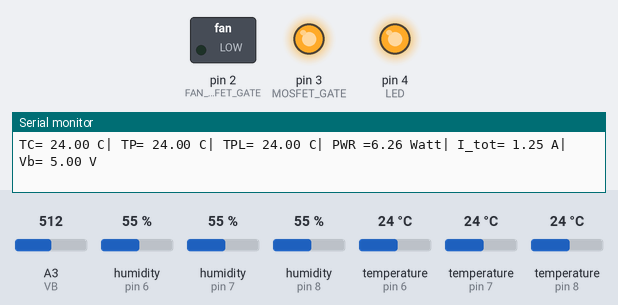
Simulated run of this sketch. Board: Arduino Uno, built with avr-gcc and run on an emulated ATmega328P. Shown: switched loads named in the sketch (green lamp = pin HIGH), output pins drawn as LEDs (lit = HIGH), the last lines printed to the serial monitor. Dashed ring = blinking. Inputs (shaded band) come from the test bench; at power-on: temperature (sensors on pin 6, pin 7, pin 8) 24 °C, A3 (VB) = 512, humidity (sensors on pin 6, pin 7, pin 8) 55 %.

Above: at 1.8 s.
1.9 s: temperature (sensor on pin 6) set to 34 °C
3.4 s: temperature (sensor on pin 6) set to 37 °C
At 6.5 s:
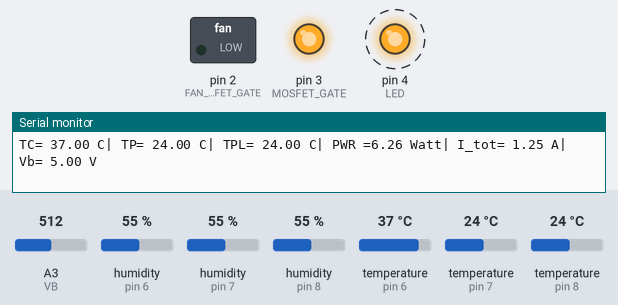
9.5 s: temperature (sensor on pin 7) set to 36 °C
13.2 s: temperature (sensor on pin 7) set to 39 °C
At 16.5 s:
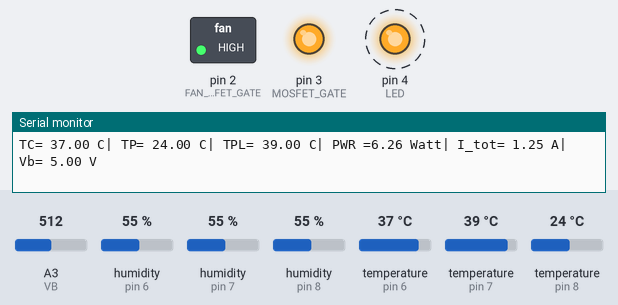
Timing chart, 0 to 19.3 s (numbered marks = the images above; inputs shaded):
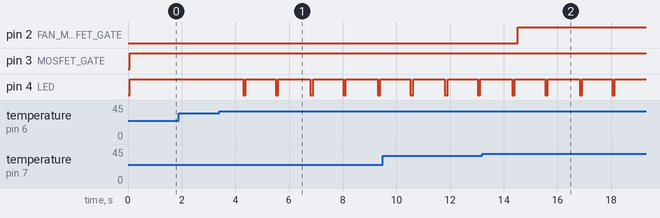

Measured:
- the behaviour switches between 35 and 36 °C on temperature (sensor on pin 6) (found by bisection; images 0 and 1)
- the behaviour switches between 37 and 38 °C on temperature (sensor on pin 7) (found by bisection; images 1 and 2)
- after the input at 3.4 s, pin 4 (LED): alternates HIGH for 1.2 s and LOW for 0.10 s, starting after 0.89 s
- after the input at 13.2 s, pin 2 (FAN_MOSFET_GATE): LOW → HIGH after 1.3 s

The sketch:

Control_Code.ino
```cpp
/**************************************************************
 * Project: Battery-Powered Plant Chamber Thermal Managment
 * Team   :
            Ereny Gerges   - 2300036
            Haneen Riad    - 2300971
            Maha sherif    - 2301157
            Youssef Yasser - 2300666

 * Course : MEP3112 - Heat Transfer
 * Date   : 16/6/2026

 * Description:
   This program monitors temperatures using three DHT11 sensors,
   controls a power resistor through a MOSFET, monitors battery
   voltage and current draw, drives a cooling fan when temperatures become high,
   and provides visual status indication using an LED.

 * Features:
  - Three-point temperature monitoring
  - Battery voltage monitoring
  - Automatic cooling fan control
  - Low-voltage protection
  - Sensor fault protection
  - Status LED indication
 *************************************************************/

//Defining DHT11 sensors pins, accuracy = +- 2 deg celcius
#include <DHT.h>
#define DHT_CONTROL_PIN 6
#define DHT_POWER_PIN   8
#define DHT_PLANT_PIN   7

#define DHTTYPE DHT11
DHT dhtControl(DHT_CONTROL_PIN, DHTTYPE);
DHT dhtPower(DHT_POWER_PIN, DHTTYPE);
DHT dhtPlant(DHT_PLANT_PIN, DHTTYPE);

//Defining other components pins
#define LED 4
#define MOSFET_GATE 3
#define VB A3
#define FAN_MOSFET_GATE 2

//Resistors values [power resistors, voltage divider] in ohms
#define R_PWR 4
#define R_DIV 2000

//resistors MOSFET duty cycle [100% = 255]
#define RES_PWM 255
int PWM = RES_PWM;

void setup()
{
  pinMode(LED, OUTPUT);
  pinMode(MOSFET_GATE, OUTPUT);
  pinMode(FAN_MOSFET_GATE, OUTPUT);
  digitalWrite(FAN_MOSFET_GATE,  LOW); // Fan OFF initially

  dhtControl.begin();
  dhtPower.begin();
  dhtPlant.begin();

  Serial.begin(9600);
}

void loop()
{

  //Temperatures readings in celcius
float TC  = dhtControl.readTemperature();
float TP  = dhtPower.readTemperature();
float TPL = dhtPlant.readTemperature();

  //Checking if one of the sensors misses readings
if (isnan(TP) || isnan(TC) || isnan(TPL))
{
    PWM = 0;
    digitalWrite(LED,LOW);
    digitalWrite(FAN_MOSFET_GATE, HIGH);
    Serial.println("DHT read error!");
    delay(1000);
    return;
}
else{
  PWM = RES_PWM;
}

  //Battery terminal voltage divider
  float adc = analogRead(VB);
  float vb = adc * (5.0 / 1023.0) * 2.0;

  // calculating total current draw
  float I_divider = vb / R_DIV;
  float I_pwr = vb / R_PWR;
  float current = I_divider + I_pwr;

  //LED stops when PWM is cut
  if (PWM == 0)
  {
  digitalWrite(LED, LOW);
  }

  //Fast blinking if temperature rises
  else if (TC > 35 || TP > 35 || TPL > 35)
  {
    digitalWrite(LED,LOW);
    delay(100);
    digitalWrite(LED,HIGH);
    delay(100);
  }

  //Slow blinking if voltage drops & cutoff
  else if(vb < 5)
  {
    PWM = 0;
    digitalWrite(LED,LOW);
    delay(1000);
    digitalWrite(LED,HIGH);
    delay(1000);
  }

  //LED on during steady operation
  else{
  	digitalWrite(LED, HIGH);
  }

  //fan starts running at high temperature
  if (TC >= 38 || TP >= 38 || TPL >= 38)
  {
    digitalWrite(FAN_MOSFET_GATE, HIGH);
  }

  else if (TC<32 && TP<32 && TPL<32)
  {
  digitalWrite(FAN_MOSFET_GATE, LOW);
  }

  //PWM input to MOSFETs
  analogWrite(MOSFET_GATE, PWM);

  //Resistors power in Watt
  float power = I_pwr*I_pwr*R_PWR;

  //Displaying results
  Serial.print("TC= ");
  Serial.print(TC);
  Serial.print(" C| TP= ");
  Serial.print(TP);
  Serial.print(" C| TPL= ");
  Serial.print(TPL);
  Serial.print(" C| PWR =");
  Serial.print(power);
  Serial.print(" Watt| I_tot= ");
  Serial.print(current);
  Serial.print(" A| Vb= ");
  Serial.print(vb);
  Serial.println(" V");
  delay(1000);
}
```
